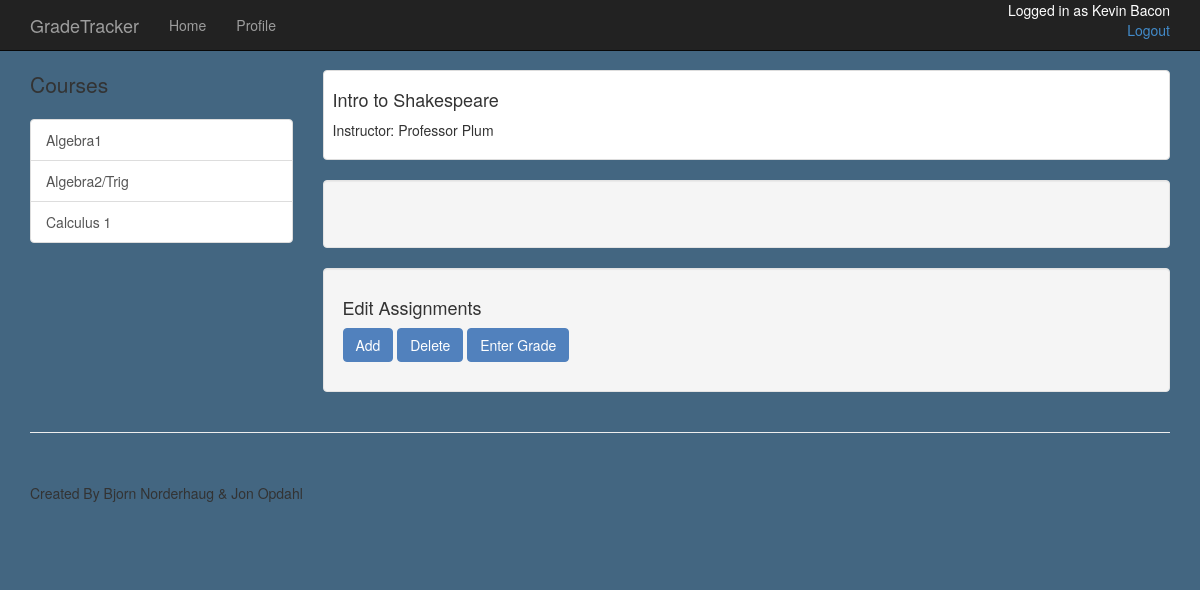
The page /admin/2/Intro to Shakespeare (signed in) on the database as committed earlier.
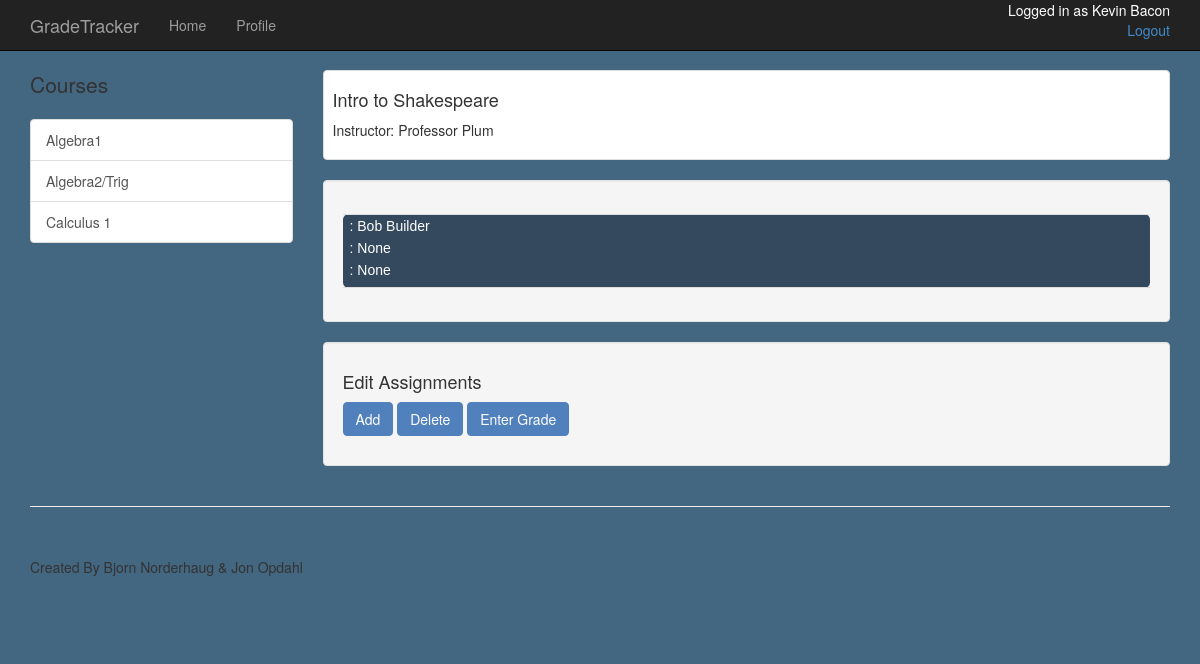
The same page on the database as committed later.
### app/models.py (models this page shows, shortened)
class Admin(db.Model):
	id = db.Column(db.String(8), primary_key=True)
	first_name = db.Column(db.String(50), index=True)
	last_name = db.Column(db.String(50), index=True)
	admin_pass = db.Column(db.String(50))
	position = db.Column(db.String(50))
	email = db.Column(db.String(120))
	begin = db.Column(db.DateTime)
	end = db.Column(db.DateTime)
	classes = db.relationship("Course", backref="teacher", lazy='dynamic')
	def __repr__(self):
		return (self.first_name + ' ' + self.last_name)

class Course(db.Model):
	course_num = db.Column(db.Integer, primary_key=True)
	name = db.Column(db.String(80), index=True, unique=True)
	admin_id = db.Column(db.String(8), db.ForeignKey('admin.id'))
	def __repr__(self):
		return self.name

class Student(db.Model):
	id = db.Column(db.String(8), primary_key=True)
	first_name = db.Column(db.String(50), index=True)
	last_name = db.Column(db.String(50), index=True)
	GPA = db.Column(db.Float)
	year = db.Column(db.Integer)
	total_credits = db.Column(db.Integer)
	student_pass = db.Column(db.String(50))
	classes = db.relationship("Classroom",
							backref="student",
							lazy='dynamic')

class Classroom(db.Model):
	__tablename__ = 'classroom'
	student_id = db.Column(db.String(8), db.ForeignKey('student.id'), primary_key=True)
	course_name = db.Column(db.Integer, db.ForeignKey('course.name'), primary_key=True)
	overall_grade = db.Column(db.String(1))
	possible = db.Column(db.Integer)
	grade = db.Column(db.Float)
	course = db.relationship("Course", backref="stud_ass")
	assignments = db.relationship("Assignment", backref="for_class", lazy='dynamic')

### app/views.py (the view)
@app.route('/admin/<id>/<course_name>')
@login_required
def admin_classpage(id, course_name):
	user=current_user
	course=Course.query.filter_by(name=course_name).first()
	classrooms=Classroom.query.filter_by(course_name=course_name).all()
	students=[]
	ids=[]
	for classroom in classrooms:
		ids.append(classroom.student_id)
	for id in ids:
		students.append(Student.query.filter_by(id=id).first())
	return render_template('classpageAdmin.html',
							students=students,
							course=course,
							user=user)

### app/views.py (called while the page is built)
@login_manager.user_loader
def load_user(id):
	user=Student.query.get(str(id))
	if user is None:
		user=Admin.query.get(str(id))
	return user

### app/templates/classpageAdmin.html (shortened to what this page needs)
{% extends "new.html" %}
{% block content %}
    <div class="container">
        <div class="row">
            <div class="col-md-3">
                <p class="lead"> Courses </p>
                <div class="list-group">
                	{% for c in user.classes %}
                	{% if c == course %}
                    <a href="/admin/{{user.id}}/{{c}}" class="list-group-item active">{{ c.name }}</a>
                    {% else %}
                    <a href="/admin/{{user.id}}/{{c}}" class="list-group-item ">{{ c.name }}</a>
                    {% endif %}
                    {% endfor %}
                </div>
            </div>
            <div class="col-md-9">
                <div class="thumbnail">
                    <div class="caption-full">
                        <h4>{{ course.name }}</h4>
                        <p> Instructor: {{ course.teacher }} </p>
                    </div>
                </div>
                <div class="well">
                    <div class="row">
                        <div class="col-md-12">
							<table class="rwd-table">
									{% for student in students %}
									<tr>
										<td> {{ student.first_name }} {{student.last_name}} </td>
										{% for c in student.classes %}
											{% if c.course_name == course.name %}
												<td> {{c.grade}} </td>
												<td> {{c.overall_grade}} </td>
											{% endif %}
										{% endfor %}
									</tr>
									{% endfor %}
							</table>
                        </div>
                    </div>
                </div>
                <div class="well">
                    <div class="row">
                    	<div class="col-md-12">
                    		<h4> Edit Assignments </h4>
                    		<p>
                    			<a class='btn btn-success'> Add </a>
                    			<a class='btn btn-success'> Delete </a>
                    			<a class='btn btn-success'> Enter Grade </a>
                    		</p>
                    	</div>
                    </div>
                </div>
            </div>
        </div>
    </div>
{% endblock %}

### app/templates/new.html (shortened to what this page needs)
<!DOCTYPE html>
<html>
<head>
    <link href="/static/css/bootstrap.min.css" rel="stylesheet">
    <link href="/static/css/shop-item.css" rel="stylesheet">
</head>
<body style="background-color: #436681">
    <nav class="navbar navbar-inverse navbar-fixed-top" role="navigation">
        <div class="container">
            <div class="navbar-header">
                <a class="navbar-brand" href="/home">GradeTracker</a>
            </div>
            <div class="collapse navbar-collapse" id="bs-example-navbar-collapse-1">
                <ul class="nav navbar-nav">
                    <li>
                        <a href="/home">Home</a>
                    </li>
                    <li>
                        <a href="{{ url_for('profile') }}">Profile</a>
                    </li>
                </ul>
                <p id="login_status" class="pull_right">Logged in as {{ user }} <br>
					<a href="{{url_for('logout')}}" class="pull-right"> Logout </a>
				</p>
            </div>
        </div>
    </nav>
    {% block content %}{% endblock %}
    <div class="container">
        <hr>
        <footer>
            <div class="row">
                <div class="col-lg-12">
                    <p>Created By Bjorn Norderhaug & Jon Opdahl</p>
                </div>
            </div>
        </footer>
    </div>
</body>
</html>

### app/static/css/shop-item.css (style rules this page uses)
body { padding-top: 70px; }
.thumbnail { padding: 0; }
.thumbnail .caption-full { padding: 9px; color: #333; }
footer { margin: 50px 0; }

### app/templates/new.html (style rules this page uses)
#login_status { float: right; color: white; height: inherit; }

Rows that differ between the two databases and show on the page:
now on this page (row unchanged): Student: first_name "Bob", last_name "Builder"
added Classroom: grade "None", overall_grade "None"
